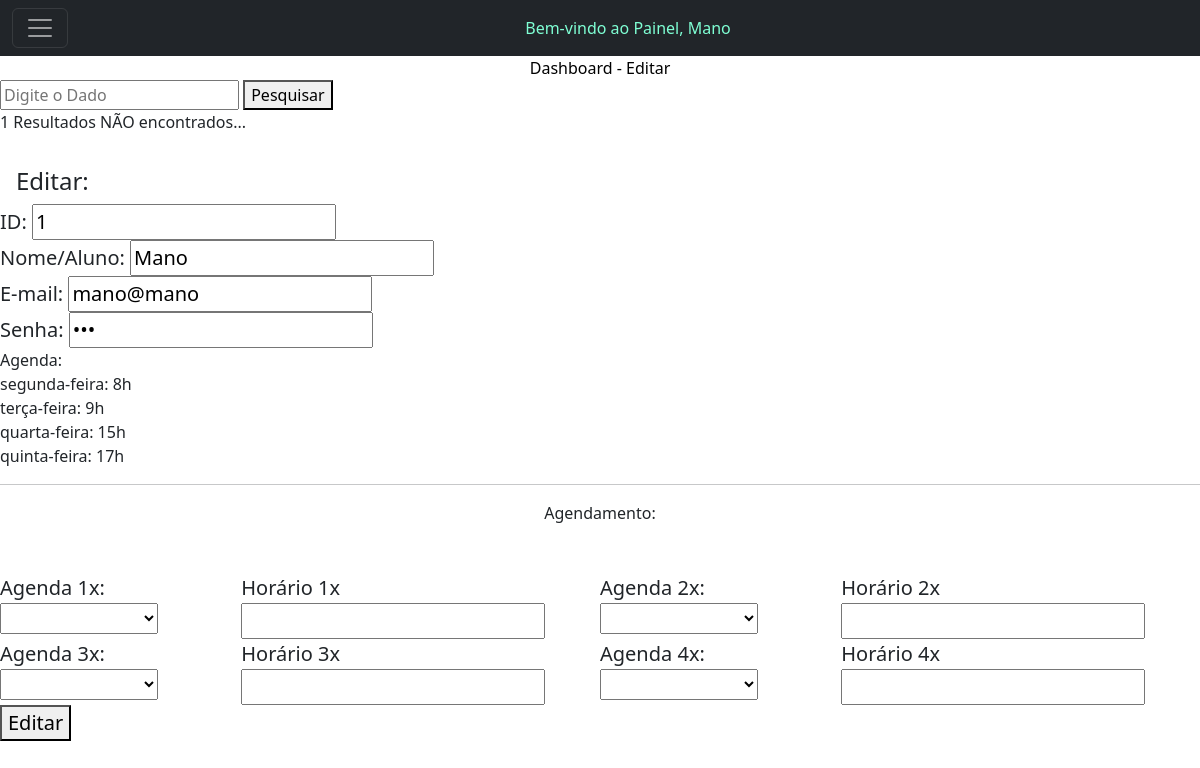
Page /editar_beta.php?busca=Cristiana Regina Modzelan (signed in) on the earlier database version.
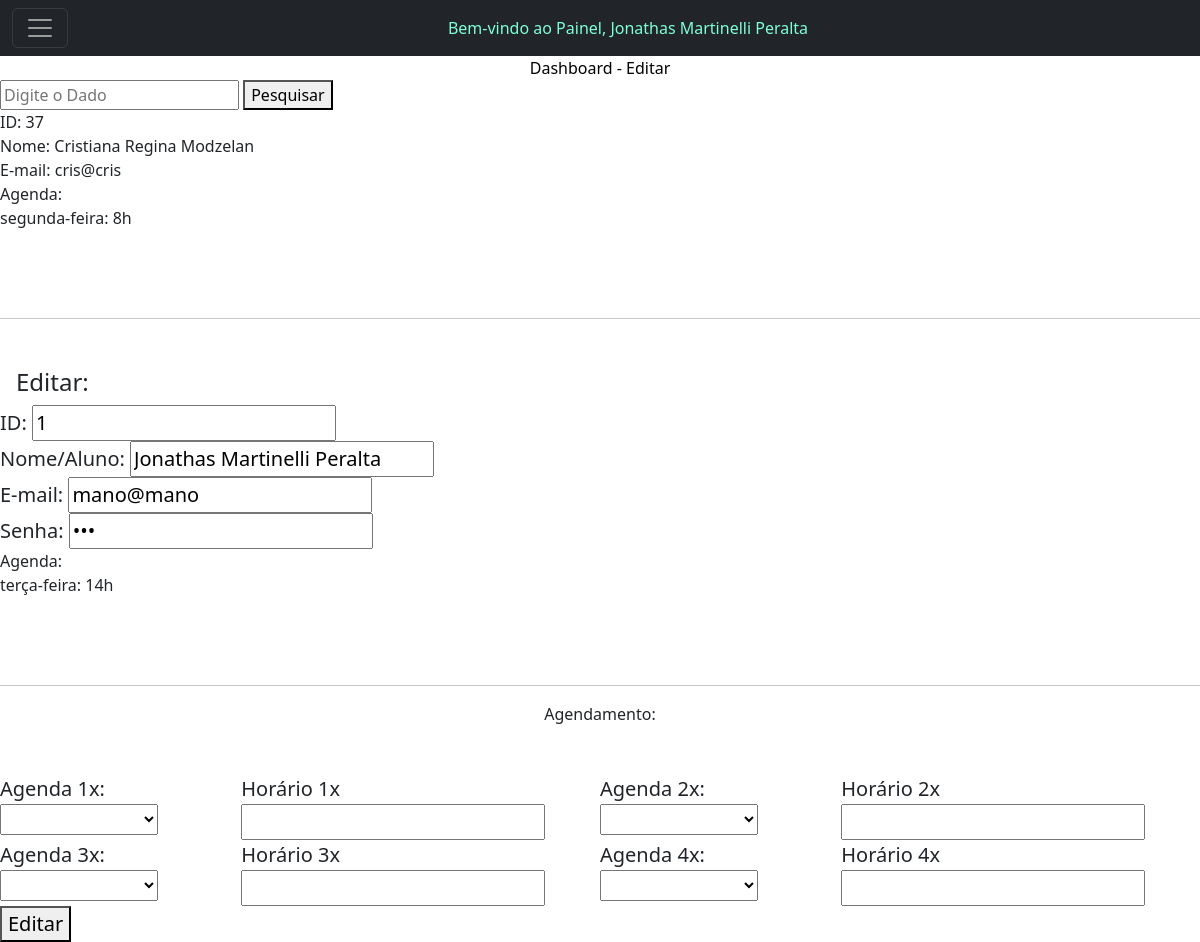
Same page on the later database version.
### tables this page shows
CREATE TABLE `usuarios` (
  `id` int(11) NOT NULL,
  `nome` varchar(140) NOT NULL,
  `fone` varchar(20) NOT NULL,
  `responsavel` varchar(140) NOT NULL,
  `endereco` varchar(150) NOT NULL,
  `email` varchar(140) NOT NULL,
  `data_nasc` date NOT NULL,
  `tipo` varchar(20) NOT NULL,
  `agenda` varchar(150) NOT NULL,
  `senha` varchar(16) NOT NULL,
  `aulas` longtext NOT NULL,
  `matricula` varchar(100) NOT NULL,
  `financeiro_aberto` varchar(500) NOT NULL,
  `financeiro_pago` varchar(500) NOT NULL,
  `valor_aula` varchar(20) NOT NULL,
  `divida_ativa` varchar(20) NOT NULL,
  `divida_paga` varchar(20) NOT NULL,
  `reg_aula` text NOT NULL
);

### editar_beta.php (the view, shortened to what the changed rows need)
<?php
include('conexao.php');
?>
<!doctype html>
<html lang="pt-br">
<head>
  <link href="https://cdn.jsdelivr.net/npm/bootstrap@5.2.1/dist/css/bootstrap.min.css" rel="stylesheet"
>
</head>
<body>
  <header>
<nav class="navbar navbar-dark bg-dark">
  <div class="container-fluid">
    <button class="navbar-toggler" type="button" data-bs-toggle="collapse" data-bs-target="#navbarToggleExternalContent" aria-controls="navbarToggleExternalContent" aria-expanded="false" aria-label="Toggle navigation">
      <span class="navbar-toggler-icon"></span>
    </button>
    <h7 class="text-center m-auto" style="color: aquamarine;">Bem-vindo ao Painel, <?php echo $_SESSION['nome'];?>
</h7>
  </div>
</nav>
  </header>
  <main>
    <p class="text-center m-auto" style="color: black;">Dashboard - Editar</p>
    <form action="">
    <input name="busca" placeholder="Digite o Dado" type="text">
    <button type="submit">Pesquisar</button>
</form>
            <?php
  if (!isset($_GET['busca'])) {
    ?>
  <tr>
      <th scope="row">#</th>
      <td colspan="3">Digite para pesquisar</td>
    </tr>
    <?php
} else {
  $pesquisa = $mysqli->real_escape_string($_GET['busca']);
$sql_code = "SELECT *
FROM usuarios
WHERE nome LIKE '%$pesquisa%'
OR tipo LIKE '%$pesquisa%'
OR agenda LIKE '%$pesquisa%'";
$sql_query = $mysqli->query($sql_code) or die("Error ao consultar" . $mysqli->error);
if ($sql_query->num_rows == 0) {
  ?>
  <tr>
  <th scope="row">1</th>
  <td colspan="3">Resultados NÃO encontrados...</td>
</tr>
<?php
} else {
while($dados = $sql_query->fetch_assoc()){
  ?>
  <tr>
    <td>ID: <?php echo $dados['id']; ?><br></td>
    <td>Nome: <?php echo $dados['nome']; ?><br></td>
    <td>E-mail: <?php echo $dados['email']; ?><br></td>
    <td>Agenda:<br><?php echo $dados['agenda']; ?><br><hr></td>
  </tr>
  <?php
}
} ?>
<?php
}
  ?>
<div class="d-flex flex-row align-items-center justify-content-center justify-content-lg-start">
</div>
    <form action="processar_editor.php" method="POST">
        <div class="d-flex flex-row align-items-center justify-content-center justify-content-lg-start">
          </div>
          <div class="d-flex flex-row align-items-center justify-content-center justify-content-lg-start">
           </div>
          <div class="d-flex flex-row align-items-center justify-content-center justify-content-lg-start">
          <p class="lead fw-normal mb-0 me-3">
             <label>Nome/Aluno:</label>
            <input type="text" name="nome" placeholder="" value="<?php echo $_SESSION['nome'];?>">
           </p></div>
           <div class="d-flex flex-row align-items-center justify-content-center justify-content-lg-start">
           </div>
           <div class="d-flex flex-row align-items-center justify-content-center justify-content-lg-start">
           </div>
           Agenda:<br><?php echo $_SESSION['agenda']; ?><br><hr>
        <p class="text-center m-auto">Agendamento:</p><br></br>
        <div class="d-flex flex-row align-items-center justify-content-center justify-content-lg-start">
</label></div>
<div class="d-flex flex-row align-items-center justify-content-center justify-content-lg-start">
        </p><br><br>
        </p><br><br></div>
                  <div class="d-flex flex-row align-items-center justify-content-center justify-content-lg-start">
        </div>
          </div></form></div>
  </main>
</body>
</html>

Differences in the rows shown:
added usuarios: id "37", nome "Cristiana Regina Modzelan", email "cris@cris", agenda "segunda-feira: 8h"
Other differences:
$_SESSION['nome']: "Mano" → "Jonathas Martinelli Peralta"
form field nome: "Mano" → "Jonathas Martinelli Peralta"
$_SESSION['agenda']: "segunda-feira: 8h terça-feira: 9h quarta-feira: 15h quinta-feira: 17h" → "terça-feira: 14h"
text no longer shown: "1 Resultados NÃO encontrados..."
